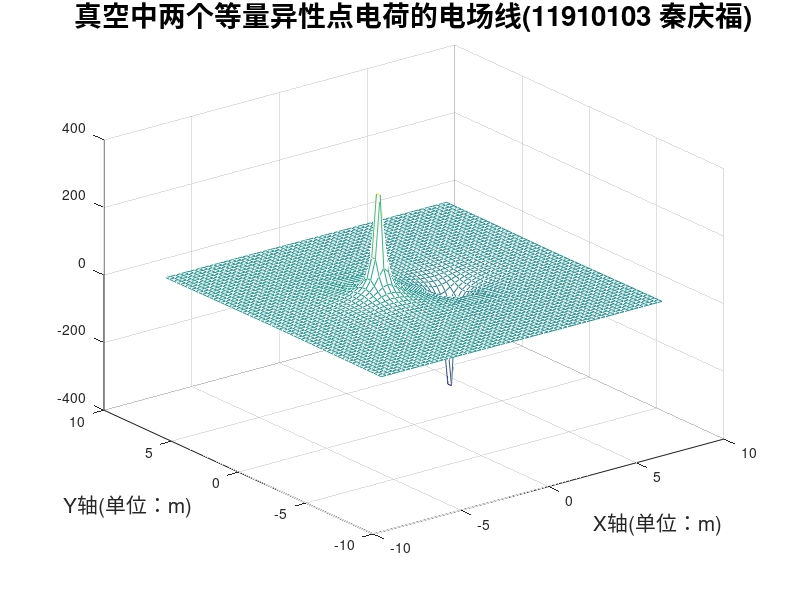
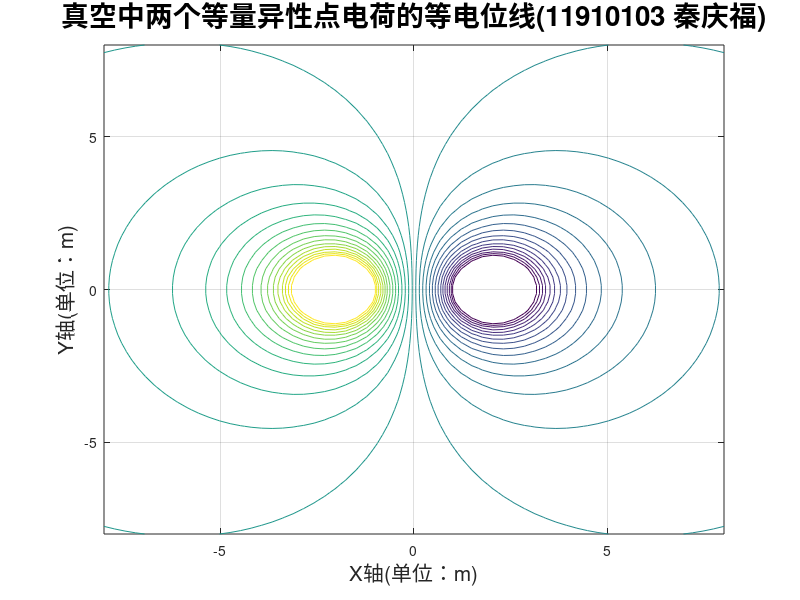
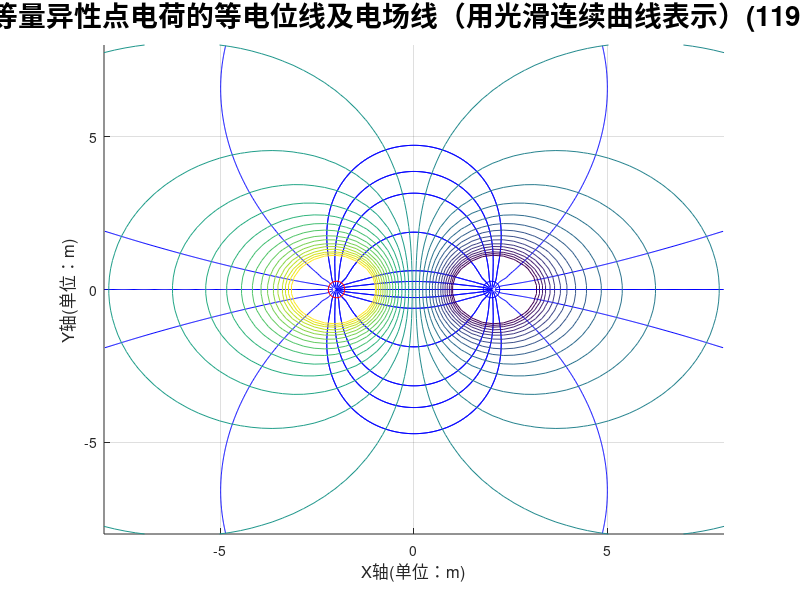
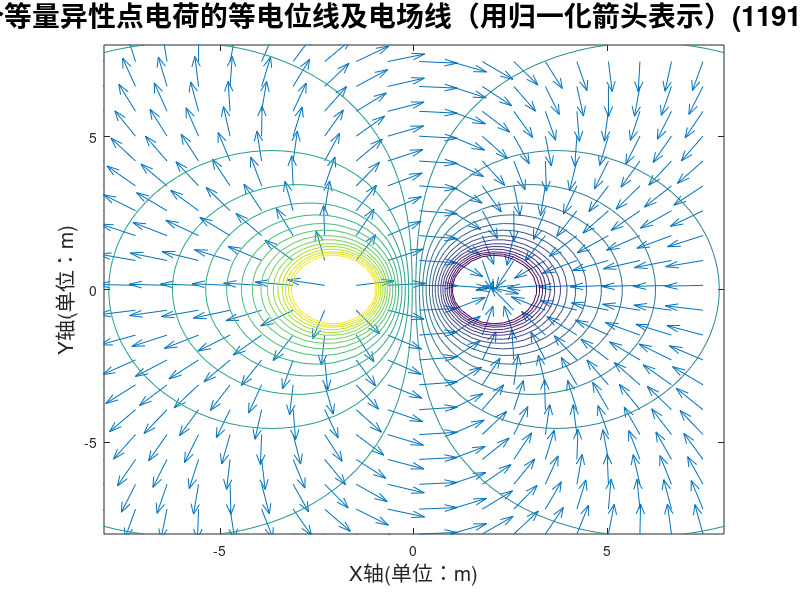

The MATLAB script that drew these images, in order:
% 初始化
clear;                                                      % 清空内存中所有变量
clc;                                                        % 清空命令窗口中的内容
k=9e9;                                                      % 设置静电力衡量
Q1=5e-9;                                                    % 设置点电荷q1的电量
Q2=-5e-9;                                                   % 设置点电荷q2的电量，大小与q1相同，但带异种电荷
% 绘制场域内各点电位分布
xm=8;                                                    % 设置场域中x方向的范围
ym=8;                                                    % 设置场域中y方向的范围
x=linspace(-xm,xm,60);                                      % 将x轴等分成60等份
y=linspace(-ym,ym,60);                                      % 将y轴等分成60等份
[X,Y]=meshgrid(x,y);                                        % 形成场域中各点的坐标
R1=sqrt((X+2).^2+Y.^2);                                  % 计算场域中各点到点电荷q1的距离（到点p1（-2，0）的距离）
R2=sqrt((X-2).^2+Y.^2);                                  % 计算场域中各点到点电荷q2的距离（到点p2（2，0）的距离）
V1=k*Q1./R1;                                                % 计算场域中各点因点电荷q1产生的电位
V2=k*Q2./R2;                                                % 计算场域中各点因点电荷q2产生的电位
V=V1+V2;                                                    % 将由q1和q2产生的电位叠加
figure(1);                                                  % 在图像窗口1绘图
mesh(X,Y,V);                                                % 绘制出电位的分布图
hold on;                                                    % 保持图形                                                 
title('真空中两个等量异性点电荷的电场线(11910103 秦庆福)','fontsize',20);      % 绘制出图形标题
xlabel('X轴(单位：m)','fontsize',15);                       % 绘制出X轴标注
ylabel('Y轴(单位：m)','fontsize',15);                       % 绘制出Y轴标注
hold off;                                                   % 取消保持
% 绘制场域内等电位线分布
Vmin=-30;                                                   % 设置等位线族的最小电位值
Vmax=30;                                                  % 设置等位线族的最大电位值
Veq=linspace(Vmin,Vmax,30);                                 % 设定30条等位线的电位值
figure(2);                                                  % 在图像2窗口绘图
contour(X,Y,V,Veq);                                         % 绘制20条等势线
contour(X,Y,V,Veq);                                         % 绘制20条等势线
grid on;                                                    % 形成网格
hold on;                                                    % 保持图形
title('真空中两个等量异性点电荷的等电位线(11910103 秦庆福)','fontsize',20);    % 绘制出图形标题
xlabel('X轴(单位：m)','fontsize',15);                       % 绘制出X轴标注
ylabel('Y轴(单位：m)','fontsize',15);                       % 绘制出Y轴标注
hold off;                                                   % 取消保持
% 绘制场域内的等电位线及电场线（用光滑连续曲线表示）的分布
[Ex,Ey]=gradient(-V);                             % 计算场域各点的电力强度的两个分量
del_theta=20;                                               % 设置相邻电力线间的角度差
theta=(0:del_theta:360).*pi/180;                            % 生成电力线的弧度值
xs1=0.1*cos(theta)-2;                                  % 从q1生成电力线的x轴坐标
xs2=0.1*cos(theta)+2;                                  % 从q2生成电力线的x轴坐标
ys=0.1*sin(theta);                                        % q1,q2生成电力线的y轴坐标
figure(3);                                                  % 在图像窗口3绘图
streamline(X,Y,Ex,Ey,xs1,ys);                               % 生成q1产生的电力线
streamline(X,Y,-Ex,-Ey,xs2,ys);                               % 生成q2产生的电力线
grid on;                                                    % 形成网格
hold on;                                                    % 保持图形
contour(X,Y,V,Veq);                                         % 绘制等势线
plot(-2,0,'ro','MarkerSize',12);                         % 在p1画出点电荷
plot(2,0,'bo','MarkerSize',12);                          % 在p2画出点电荷
title('真空中两个等量异性点电荷的等电位线及电场线（用光滑连续曲线表示）(11910103 秦庆福)','fontsize',20);    % 绘制出图形标题
xlabel('X轴(单位：m)','fontsize',12);                       % 绘制出X轴标注
ylabel('Y轴(单位：m)','fontsize',12);                       % 绘制出注
hold off;                                                   % 取消保持
% 绘制场域内的等电位线及电场线（用归一化箭头表示）的分布

E=sqrt(Ex.^2+Ey.^2);                                         % 计算各点的电场强度的幅值
Exs=Ex./E;
Eys=Ey./E;                                                   % 归一化电场强度
Xs=X(:,1:3:60);                                             
Xs=Xs(1:3:60,:);                                            % 分别缩减三分之一箭头横坐标点至20*20
Ys=Y(:,1:3:60); 
Ys=Ys(1:3:60,:);                                                % 分别缩减箭头纵坐标点至20*20
Exs=Exs(:,1:3:60);
Exs=Exs(1:3:60,:);                                          % 分别缩减对应坐标的电场强度的X分量的数量
Eys=Eys(:,1:3:60);
Eys=Eys(1:3:60,:);                                          % 分别缩减对应坐标的电场强度的Y分量的数量
figure(4);                                                  % 在图像窗口4绘图
quiver(Xs,Ys,Exs,Eys);                                      % 用归一化箭头表示场域各点电场强度的方向
hold on;                                                    % 保持图形
contour(X,Y,V,Veq);                                         % 绘制等势线
title('真空中两个等量异性点电荷的等电位线及电场线（用归一化箭头表示）(11910103 秦庆福)','fontsize',20);    % 绘制出图形标题
xlabel('X轴(单位：m)','fontsize',15);                       % 绘制出X轴标注
ylabel('Y轴(单位：m)','fontsize',15);                       % 绘制出Y轴标注
hold off;                                                   % 取消保持
